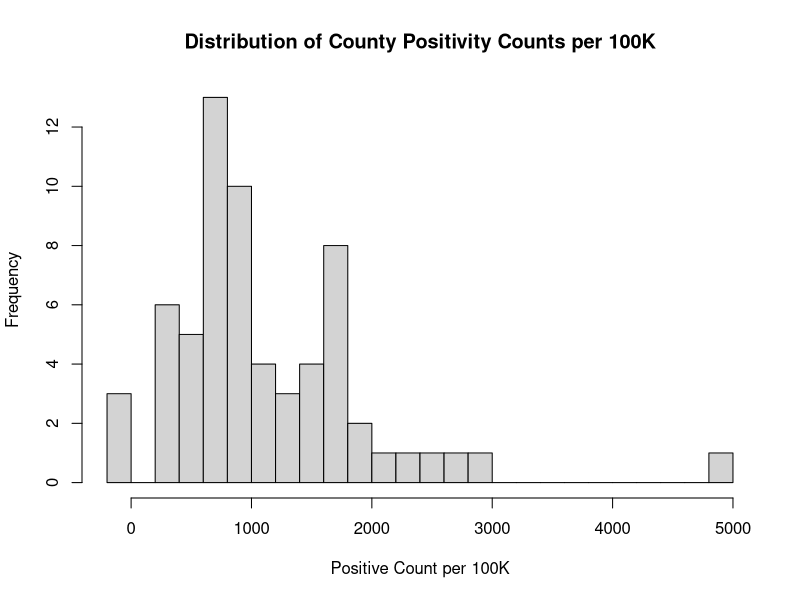

This chart was generated by the following R code:
## ---- chunk 1

# Setup the environment
library(knitr)
knitr::opts_chunk$set(fig.align='center',fig.width=10, fig.height=6, fig.path='Figs/',  warning=FALSE, echo=TRUE, eval=TRUE, message=FALSE)

r = getOption("repos")
r["CRAN"] = "http://cran.us.r-project.org"
options(repos = r)

## ---- chunk 2
# load the csv file
coloradoCovid<- read.csv('./ColoradoCounty.csv')

covid_mean <- mean(coloradoCovid$County_Rate_Per_100_000)
print(covid_mean) 
covid_median <- median(coloradoCovid$County_Rate_Per_100_000)
print(covid_median)
covid_sd <- sd(coloradoCovid$County_Rate_Per_100_000)
print(covid_sd)


## ---- chunk 3
# load the csv file
coloradoCovid<- read.csv('./ColoradoCounty.csv')

# load e1071 package for skewness
#install.packages('e1071', dependencies = TRUE)
library(e1071)  

hist(coloradoCovid$County_Rate_Per_100_000, breaks=20, main="Distribution of County Positivity Counts per 100K", xlab="Positive Count per 100K")
skewness(coloradoCovid$County_Rate_Per_100_000)

## ---- chunk 4
# load the csv file
coloradoCovid<- read.csv('./ColoradoCounty.csv')

total_counties <-nrow(coloradoCovid)

counties_lt_boulder <- sum(coloradoCovid$County_Rate_Per_100_000 < 1527.06)
counties_lt_boulder

print(counties_lt_boulder / total_counties)

## ---- chunk 5

# load the csv file
coloradoCovid<- read.csv('./ColoradoCounty.csv')

# add your code here:

## ---- chunk 6

# load the csv file
coloradoCovid<- read.csv('./ColoradoCounty.csv')


# add your code here:


## ---- chunk 7
# load the csv file
crimes <- read.csv('./hate_crimes.csv')

# add your code here:

## ---- chunk 8
# load the csv file
crimes <- read.csv('./hate_crimes.csv')

# add your code here:

## ---- chunk 9
# Type your code here:


